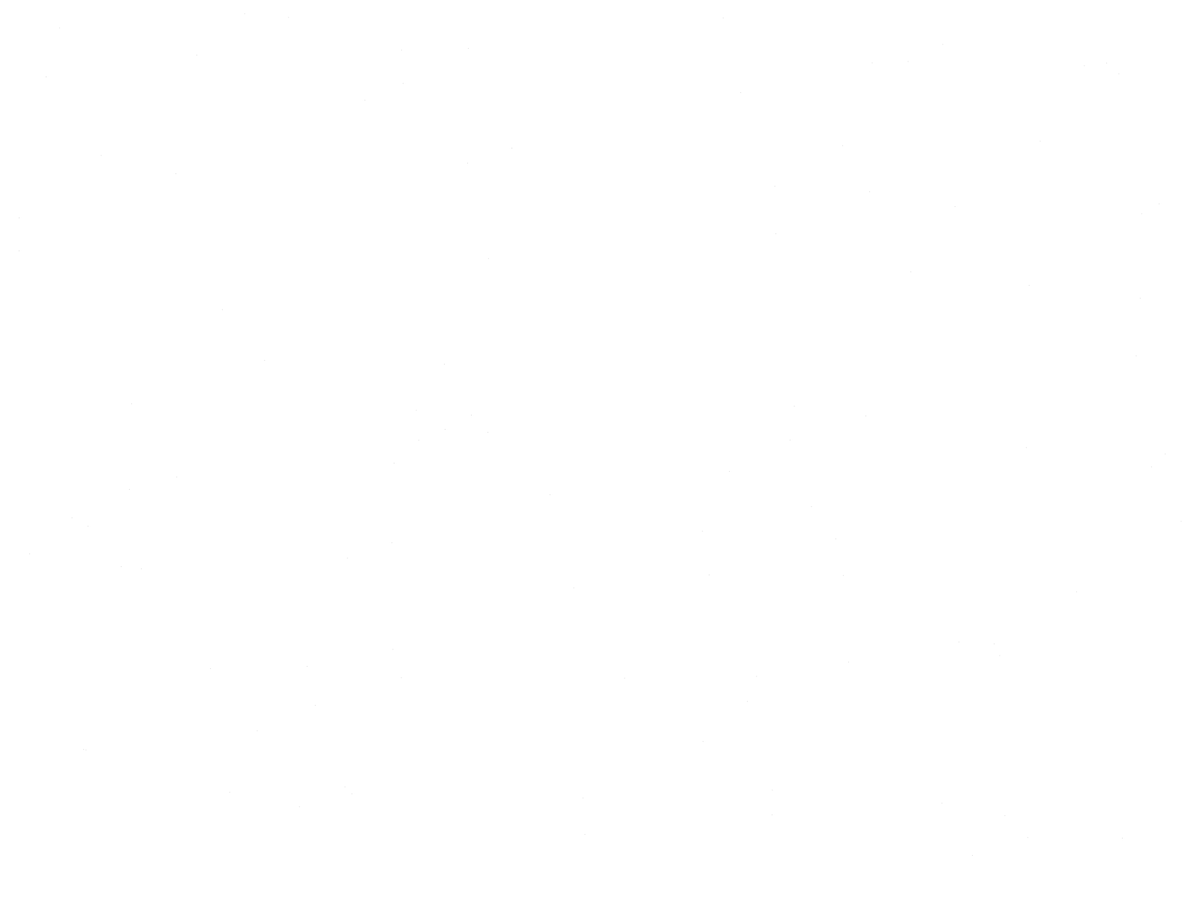
Frame 1 (no input)
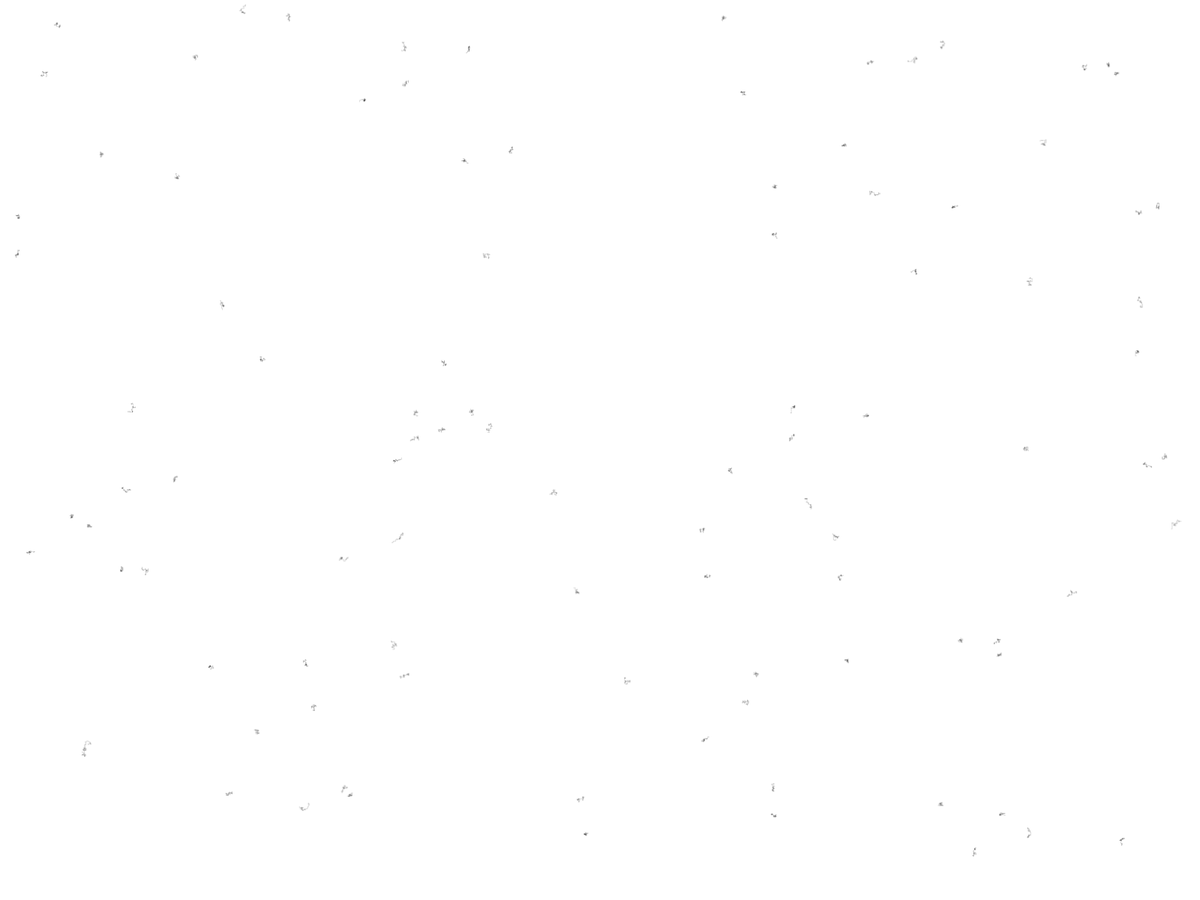
Frame 60 (the mouse pressed at the canvas centre just before this capture)
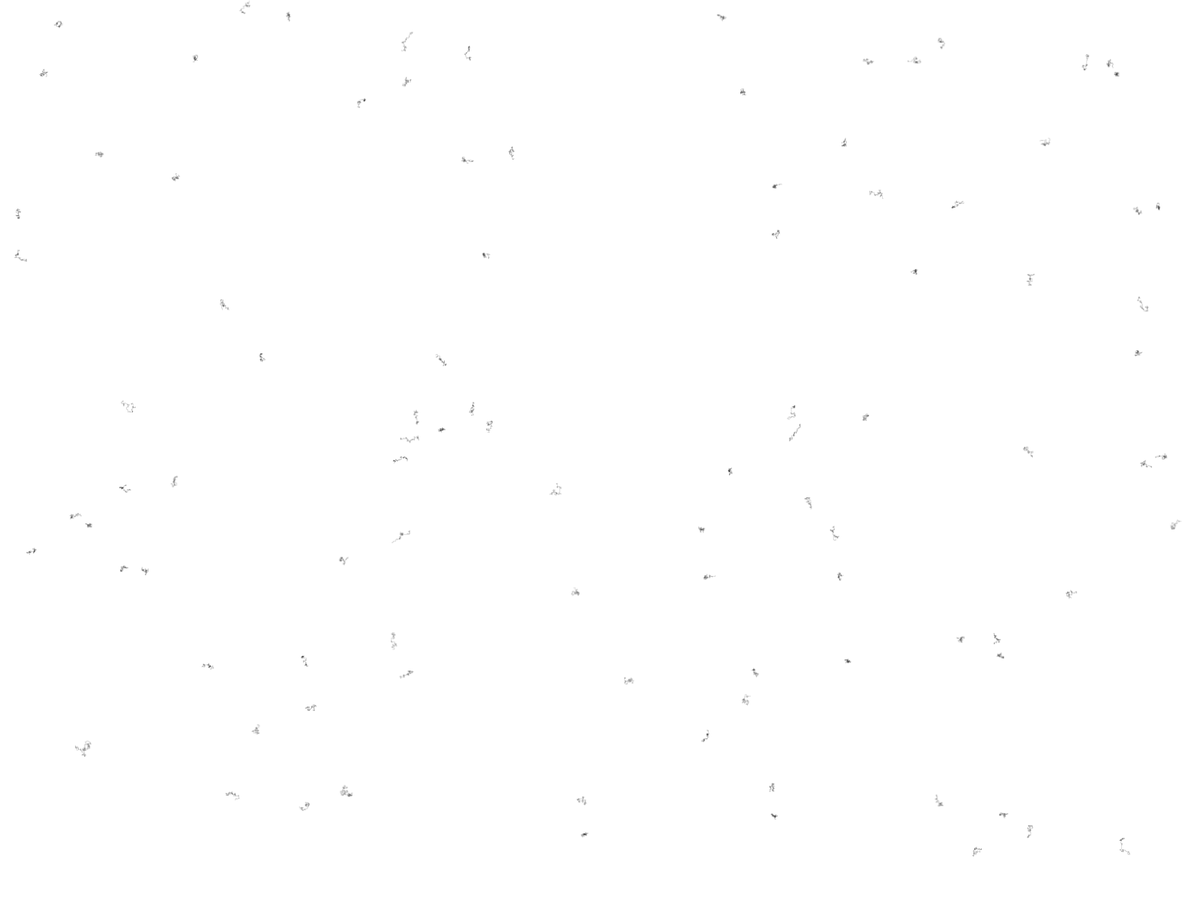
Frame 120 (the mouse held since frame 60 and released just before this capture)

The Processing sketch that drew these frames (run headless with seeded random() and noise(); from frame 60 on, the mouse is pressed at the canvas centre):

// Processing sketch: Random_Walker
// ── Random_Walker.pde
Walker[] daniel = new Walker[100];

void setup() {
  //size(600,600);
  fullScreen();
  background(255);
  frameRate(480);
  for(int n = 0; n < daniel.length; n++) {
    daniel[n] = new Walker(random(width),random(height));
  }
}

void draw() {
  for(int n = 0; n < daniel.length; n++){
    daniel[n].display(0, 0);
    daniel[n].walk();
  }
}

// ── Walker.pde
class Walker {
  float x;
  float y;
  
  Walker(){
    x = width/2;
    y = height/2;
  }
  
  Walker(float tempX, float tempY){
    x = tempX;
    y = tempY;
  }
  
  void display(float modX, float modY) {
    fill(0,50);
    noStroke();
    circle(x+modX,y+modY,1);
  }
  
  void walk() {
    int choice = int(random(100));
    
    if(choice < 25) {
      x++;
    } else if(choice < 50) {
      x--;
    } else if(choice < 75) {
      y++;
    } else if(choice < 100) {
      y--;
    }
    println(choice);
    x = constrain(x,0,width-1);
    y = constrain(y,0,height-1);
  }
  
}
